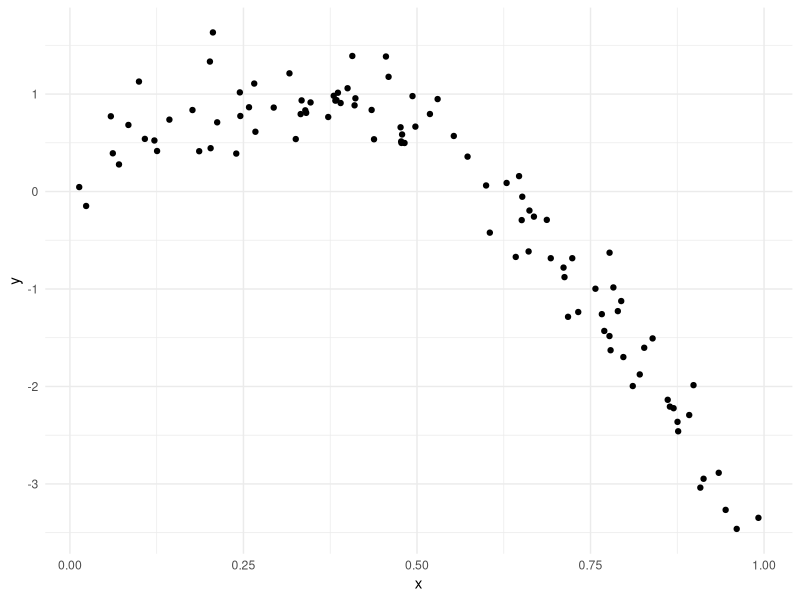
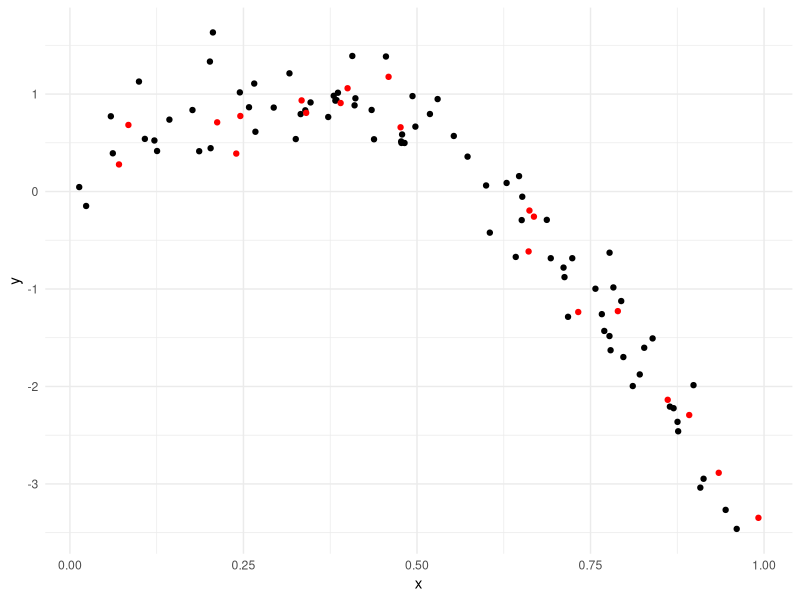
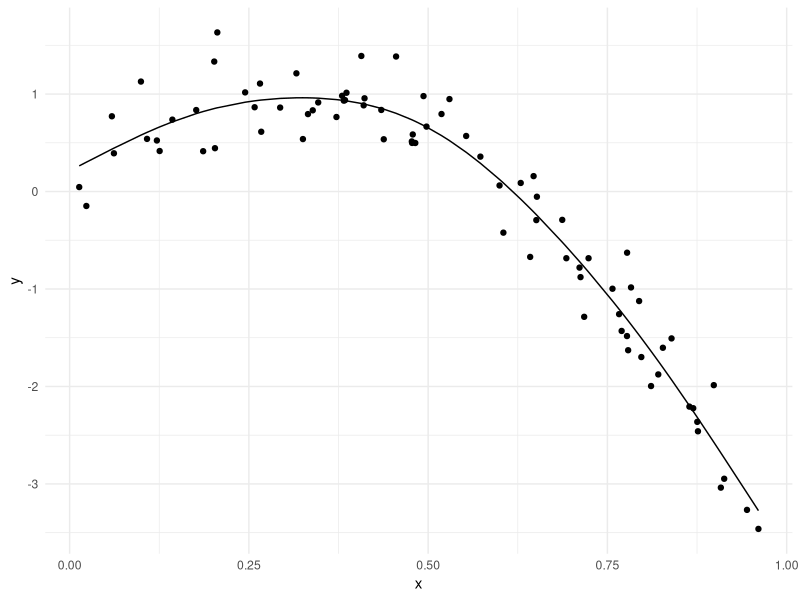
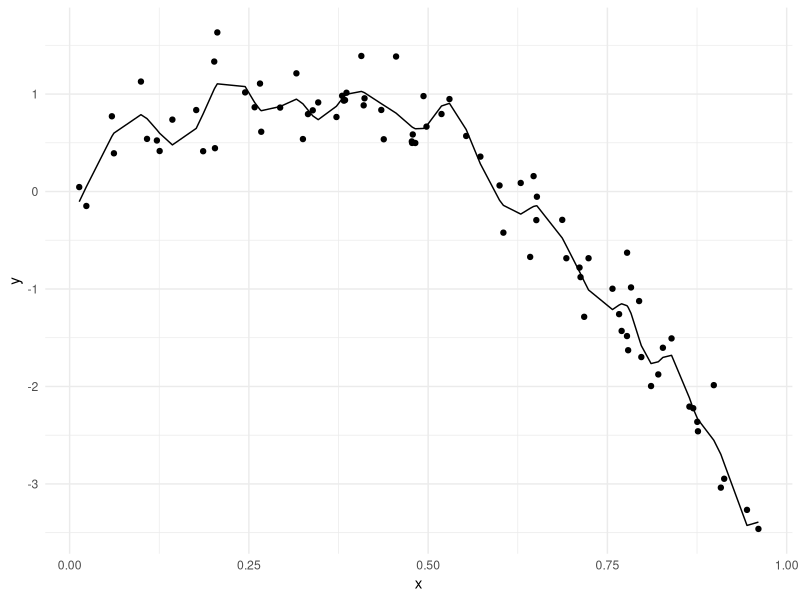
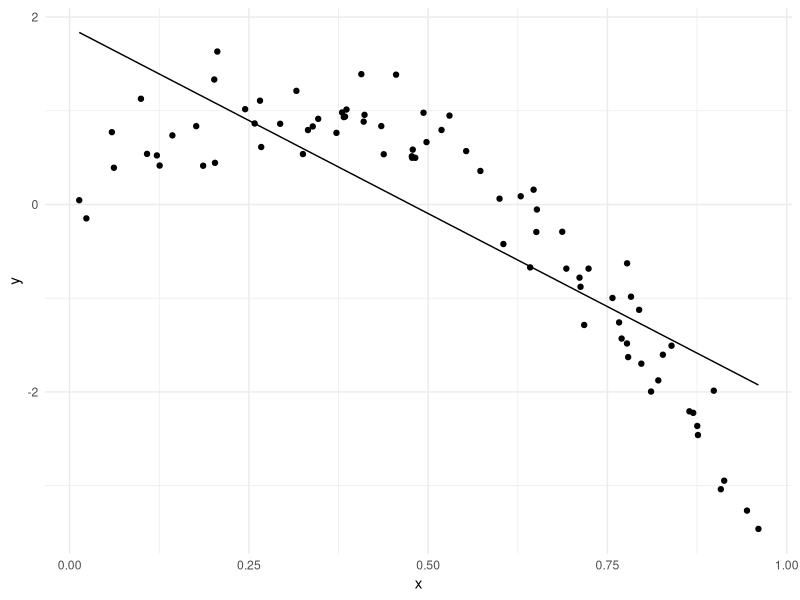
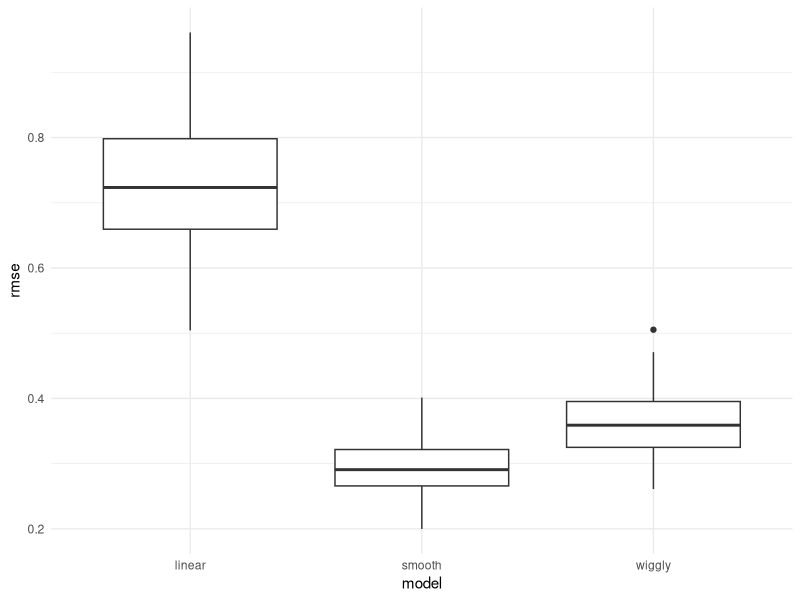

The R source for these figures, in order:
## ---- chunk 1
library(tidyverse)
library(viridis)

library(modelr)
library(mgcv)

knitr::opts_chunk$set(
  fig.width = 6,
  fig.asp = .6,
  out.width = "90%"
)

theme_set(theme_minimal() + theme(legend.position = "bottom"))

options(
  ggplot2.continuous.colour = "viridis",
  ggplot2.continuous.fill = "viridis"
)

scale_colour_discrete = scale_colour_viridis_d
scale_fill_discrete = scale_fill_viridis_d
## ---- chunk 2
set.seed(1)

nonlin_df = 
  tibble(
    id = 1:100,
    x = runif(100, 0, 1),
    y = 1 - 10 * (x - .3) ^ 2 + rnorm(100, 0, .3)
  )

nonlin_df %>% 
  ggplot(aes(x = x, y = y)) + 
  geom_point()

## ---- chunk 3
train_df = sample_n(nonlin_df, 80) ##80 observations ## 80-20 is common, want enough observations in the training data set so that you can fit the model well, but also want enough data points in the testing data set so the root mean squared error is about right. 

test_df = anti_join(nonlin_df, train_df, by = "id") ## find the people who are not overlapping in the two data sets

ggplot(train_df, aes(x = x, y = y)) + 
  geom_point() +
  geom_point(data = test_df, color = "red")
## ---- chunk 4
linear_mod = lm(y ~ x, data = train_df)
smooth_mod = mgcv::gam(y ~ s(x), data = train_df) ## y is a smooth function of x 
wiggly_mod = mgcv::gam(y ~ s(x, k = 30), sp = 10e-6, data = train_df)
## ---- chunk 5
train_df %>% 
  add_predictions(smooth_mod) %>% 
  ggplot(aes(x = x, y = y)) +
  geom_point() + 
  geom_line(aes(y = pred))

## nonlinear model
train_df %>% 
  add_predictions(wiggly_mod) %>% 
  ggplot(aes(x = x, y = y)) +
  geom_point() + 
  geom_line(aes(y = pred))

## linear is not complex enough
train_df %>% 
  add_predictions(linear_mod) %>% 
  ggplot(aes(x = x, y = y)) +
  geom_point() + 
  geom_line(aes(y = pred))
## ---- chunk 6
rmse(linear_mod, test_df) ## take linear model, given the coefficient in the linear model, will create predicted value for the testing dataset and subtract those from the observed outcome, take the difference between those and add them up

rmse(smooth_mod, test_df)
rmse(wiggly_mod, test_df)

## ---- chunk 7
## 100 training test splits, now what happen when I fit a model to the training set, what is the rmse when taking the model fit of the training set and apply to the testing set. GET RMSE

cv_df = 
  crossv_mc(nonlin_df, n = 100)

## Taking a quick look
cv_df %>% pull(train) %>%  .[[1]] %>% as_tibble()

## Make it into tibble
cv_df = 
  crossv_mc(nonlin_df, n = 100) %>% 
  mutate(
    train = map(train, as_tibble),
    test = map(test, as_tibble)
  )

## ---- chunk 8
cv_df = 
  cv_df %>% 
  mutate(
    linear_mod = map(.x = train, ~lm(y~x, data = .x)),
    smooth_mod = map(.x = train, ~gam(y~s(x), data = .x)),
    wiggly_mod = map(.x = train, ~gam(y ~ s(x, k = 30), sp = 10e-6, data = .x))
  ) %>% 
  mutate(
    rmse_linear = map2_dbl(.x = linear_mod, .y = test, ~rmse(model = .x, data = .y)),
    rmse_smooth = map2_dbl(.x = smooth_mod, .y = test, ~rmse(model = .x, data = .y)),
    rmse_wiggly = map2_dbl(.x = wiggly_mod, .y = test, ~rmse(model = .x, data = .y))
  ) 

## mapping over 2 things, will map cross the linear model column and the testing dataset, get rmse from linear model and apply to the testing dataset for all sample.   
## ---- chunk 9
cv_df %>% 
  select(.id, starts_with("rmse")) %>% 
  pivot_longer(
    rmse_linear:rmse_wiggly,
    names_to = "model",
    values_to = "rmse",
    names_prefix = "rmse_"
  ) %>% 
  ggplot(aes(x = model, y = rmse))+
  geom_boxplot()

